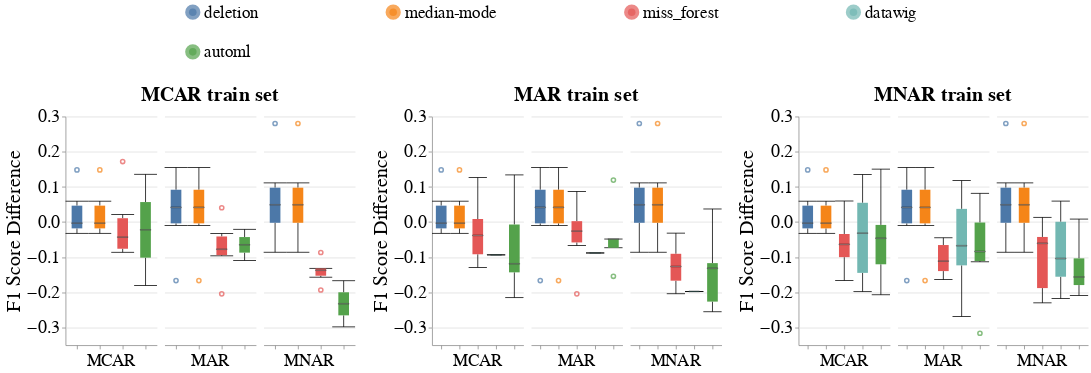

The cell this chart's notebook holds for it:
### Code cell
# Categorical
create_box_plots_for_diff_imputers(dataset_name=DATASET_NAME,
                                   column_name='education',
                                   metric_name='f1_score',
                                   group=SENSITIVE_ATTR_FOR_DISPARITY_METRICS,
                                   db_client=db_client,
                                   without_dummy=True)
